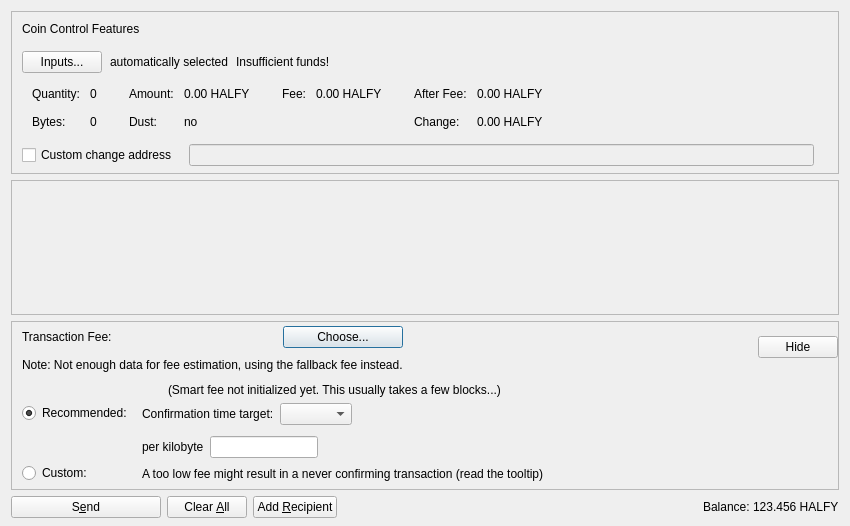
<?xml version="1.0" encoding="UTF-8"?>
<ui version="4.0">
 <class>SendCoinsDialog</class>
 <widget class="QDialog" name="SendCoinsDialog">
  <property name="geometry">
   <rect>
    <x>0</x>
    <y>0</y>
    <width>850</width>
    <height>526</height>
   </rect>
  </property>
  <property name="windowTitle">
   <string>Send Coins</string>
  </property>
  <layout class="QVBoxLayout" name="verticalLayout" stretch="0,1,0,0">
   <property name="bottomMargin">
    <number>8</number>
   </property>
   <item>
    <widget class="QFrame" name="frameCoinControl">
     <property name="sizePolicy">
      <sizepolicy hsizetype="Expanding" vsizetype="Expanding">
       <horstretch>0</horstretch>
       <verstretch>0</verstretch>
      </sizepolicy>
     </property>
     <property name="maximumSize">
      <size>
       <width>16777215</width>
       <height>16777215</height>
      </size>
     </property>
     <property name="frameShape">
      <enum>QFrame::StyledPanel</enum>
     </property>
     <property name="frameShadow">
      <enum>QFrame::Sunken</enum>
     </property>
     <layout class="QVBoxLayout" name="verticalLayoutCoinControl2">
      <property name="spacing">
       <number>0</number>
      </property>
      <property name="leftMargin">
       <number>0</number>
      </property>
      <property name="topMargin">
       <number>0</number>
      </property>
      <property name="rightMargin">
       <number>0</number>
      </property>
      <property name="bottomMargin">
       <number>6</number>
      </property>
      <item>
       <layout class="QVBoxLayout" name="verticalLayoutCoinControl" stretch="0,0,0,0,1">
        <property name="spacing">
         <number>0</number>
        </property>
        <property name="leftMargin">
         <number>10</number>
        </property>
        <property name="topMargin">
         <number>10</number>
        </property>
        <item>
         <layout class="QHBoxLayout" name="horizontalLayoutCoinControl1">
          <property name="bottomMargin">
           <number>15</number>
          </property>
          <item>
           <widget class="QLabel" name="labelCoinControlFeatures">
            <property name="sizePolicy">
             <sizepolicy hsizetype="Preferred" vsizetype="Maximum">
              <horstretch>0</horstretch>
              <verstretch>0</verstretch>
             </sizepolicy>
            </property>
            <property name="text">
             <string>Coin Control Features</string>
            </property>
           </widget>
          </item>
         </layout>
        </item>
        <item>
         <layout class="QHBoxLayout" name="horizontalLayoutCoinControl2" stretch="0,0,0,0">
          <property name="spacing">
           <number>8</number>
          </property>
          <property name="bottomMargin">
           <number>10</number>
          </property>
          <item>
           <widget class="QPushButton" name="pushButtonCoinControl">
            <property name="styleSheet">
             <string notr="true"/>
            </property>
            <property name="text">
             <string>Inputs...</string>
            </property>
            <property name="autoDefault">
             <bool>false</bool>
            </property>
           </widget>
          </item>
          <item>
           <widget class="QLabel" name="labelCoinControlAutomaticallySelected">
            <property name="text">
             <string>automatically selected</string>
            </property>
            <property name="margin">
             <number>5</number>
            </property>
           </widget>
          </item>
          <item>
           <widget class="QLabel" name="labelCoinControlInsuffFunds">
            <property name="text">
             <string>Insufficient funds!</string>
            </property>
            <property name="margin">
             <number>5</number>
            </property>
           </widget>
          </item>
          <item>
           <spacer name="horizontalSpacerCoinControl">
            <property name="orientation">
             <enum>Qt::Horizontal</enum>
            </property>
            <property name="sizeHint" stdset="0">
             <size>
              <width>40</width>
              <height>1</height>
             </size>
            </property>
           </spacer>
          </item>
         </layout>
        </item>
        <item>
         <widget class="QWidget" name="widgetCoinControl" native="true">
          <property name="sizePolicy">
           <sizepolicy hsizetype="Preferred" vsizetype="Preferred">
            <horstretch>0</horstretch>
            <verstretch>0</verstretch>
           </sizepolicy>
          </property>
          <property name="minimumSize">
           <size>
            <width>0</width>
            <height>0</height>
           </size>
          </property>
          <property name="styleSheet">
           <string notr="true"/>
          </property>
          <layout class="QHBoxLayout" name="horizontalLayoutCoinControl5">
           <property name="leftMargin">
            <number>0</number>
           </property>
           <property name="topMargin">
            <number>0</number>
           </property>
           <property name="rightMargin">
            <number>0</number>
           </property>
           <property name="bottomMargin">
            <number>0</number>
           </property>
           <item>
            <layout class="QHBoxLayout" name="horizontalLayoutCoinControl3" stretch="0,0,0,1">
             <property name="spacing">
              <number>20</number>
             </property>
             <property name="topMargin">
              <number>0</number>
             </property>
             <property name="bottomMargin">
              <number>10</number>
             </property>
             <item>
              <layout class="QFormLayout" name="formLayoutCoinControl1">
               <property name="horizontalSpacing">
                <number>10</number>
               </property>
               <property name="verticalSpacing">
                <number>14</number>
               </property>
               <property name="leftMargin">
                <number>10</number>
               </property>
               <property name="topMargin">
                <number>4</number>
               </property>
               <property name="rightMargin">
                <number>6</number>
               </property>
               <item row="0" column="0">
                <widget class="QLabel" name="labelCoinControlQuantityText">
                 <property name="text">
                  <string>Quantity:</string>
                 </property>
                 <property name="margin">
                  <number>0</number>
                 </property>
                </widget>
               </item>
               <item row="0" column="1">
                <widget class="QLabel" name="labelCoinControlQuantity">
                 <property name="cursor">
                  <cursorShape>IBeamCursor</cursorShape>
                 </property>
                 <property name="contextMenuPolicy">
                  <enum>Qt::ActionsContextMenu</enum>
                 </property>
                 <property name="text">
                  <string notr="true">0</string>
                 </property>
                 <property name="margin">
                  <number>0</number>
                 </property>
                 <property name="textInteractionFlags">
                  <set>Qt::LinksAccessibleByMouse|Qt::TextSelectableByKeyboard|Qt::TextSelectableByMouse</set>
                 </property>
                </widget>
               </item>
               <item row="1" column="0">
                <widget class="QLabel" name="labelCoinControlBytesText">
                 <property name="text">
                  <string>Bytes:</string>
                 </property>
                </widget>
               </item>
               <item row="1" column="1">
                <widget class="QLabel" name="labelCoinControlBytes">
                 <property name="cursor">
                  <cursorShape>IBeamCursor</cursorShape>
                 </property>
                 <property name="contextMenuPolicy">
                  <enum>Qt::ActionsContextMenu</enum>
                 </property>
                 <property name="text">
                  <string notr="true">0</string>
                 </property>
                 <property name="textInteractionFlags">
                  <set>Qt::LinksAccessibleByMouse|Qt::TextSelectableByKeyboard|Qt::TextSelectableByMouse</set>
                 </property>
                </widget>
               </item>
              </layout>
             </item>
             <item>
              <layout class="QFormLayout" name="formLayoutCoinControl2">
               <property name="horizontalSpacing">
                <number>10</number>
               </property>
               <property name="verticalSpacing">
                <number>14</number>
               </property>
               <property name="leftMargin">
                <number>6</number>
               </property>
               <property name="topMargin">
                <number>4</number>
               </property>
               <property name="rightMargin">
                <number>6</number>
               </property>
               <item row="0" column="0">
                <widget class="QLabel" name="labelCoinControlAmountText">
                 <property name="text">
                  <string>Amount:</string>
                 </property>
                 <property name="margin">
                  <number>0</number>
                 </property>
                </widget>
               </item>
               <item row="0" column="1">
                <widget class="QLabel" name="labelCoinControlAmount">
                 <property name="cursor">
                  <cursorShape>IBeamCursor</cursorShape>
                 </property>
                 <property name="contextMenuPolicy">
                  <enum>Qt::ActionsContextMenu</enum>
                 </property>
                 <property name="text">
                  <string notr="true">0.00 HALFY</string>
                 </property>
                 <property name="textInteractionFlags">
                  <set>Qt::LinksAccessibleByMouse|Qt::TextSelectableByKeyboard|Qt::TextSelectableByMouse</set>
                 </property>
                </widget>
               </item>
               <item row="1" column="0">
                <widget class="QLabel" name="labelCoinControlLowOutputText">
                 <property name="text">
                  <string>Dust:</string>
                 </property>
                </widget>
               </item>
               <item row="1" column="1">
                <widget class="QLabel" name="labelCoinControlLowOutput">
                 <property name="cursor">
                  <cursorShape>IBeamCursor</cursorShape>
                 </property>
                 <property name="contextMenuPolicy">
                  <enum>Qt::ActionsContextMenu</enum>
                 </property>
                 <property name="text">
                  <string notr="true">no</string>
                 </property>
                 <property name="textInteractionFlags">
                  <set>Qt::LinksAccessibleByMouse|Qt::TextSelectableByKeyboard|Qt::TextSelectableByMouse</set>
                 </property>
                </widget>
               </item>
              </layout>
             </item>
             <item>
              <layout class="QFormLayout" name="formLayoutCoinControl3">
               <property name="horizontalSpacing">
                <number>10</number>
               </property>
               <property name="verticalSpacing">
                <number>14</number>
               </property>
               <property name="leftMargin">
                <number>6</number>
               </property>
               <property name="topMargin">
                <number>4</number>
               </property>
               <property name="rightMargin">
                <number>6</number>
               </property>
               <item row="0" column="0">
                <widget class="QLabel" name="labelCoinControlFeeText">
                 <property name="text">
                  <string>Fee:</string>
                 </property>
                 <property name="margin">
                  <number>0</number>
                 </property>
                </widget>
               </item>
               <item row="0" column="1">
                <widget class="QLabel" name="labelCoinControlFee">
                 <property name="cursor">
                  <cursorShape>IBeamCursor</cursorShape>
                 </property>
                 <property name="contextMenuPolicy">
                  <enum>Qt::ActionsContextMenu</enum>
                 </property>
                 <property name="text">
                  <string notr="true">0.00 HALFY</string>
                 </property>
                 <property name="textInteractionFlags">
                  <set>Qt::LinksAccessibleByMouse|Qt::TextSelectableByKeyboard|Qt::TextSelectableByMouse</set>
                 </property>
                </widget>
               </item>
              </layout>
             </item>
             <item>
              <layout class="QFormLayout" name="formLayoutCoinControl4">
               <property name="horizontalSpacing">
                <number>10</number>
               </property>
               <property name="verticalSpacing">
                <number>14</number>
               </property>
               <property name="leftMargin">
                <number>6</number>
               </property>
               <property name="topMargin">
                <number>4</number>
               </property>
               <property name="rightMargin">
                <number>6</number>
               </property>
               <item row="0" column="0">
                <widget class="QLabel" name="labelCoinControlAfterFeeText">
                 <property name="text">
                  <string>After Fee:</string>
                 </property>
                 <property name="margin">
                  <number>0</number>
                 </property>
                </widget>
               </item>
               <item row="0" column="1">
                <widget class="QLabel" name="labelCoinControlAfterFee">
                 <property name="cursor">
                  <cursorShape>IBeamCursor</cursorShape>
                 </property>
                 <property name="contextMenuPolicy">
                  <enum>Qt::ActionsContextMenu</enum>
                 </property>
                 <property name="text">
                  <string notr="true">0.00 HALFY</string>
                 </property>
                 <property name="textInteractionFlags">
                  <set>Qt::LinksAccessibleByMouse|Qt::TextSelectableByKeyboard|Qt::TextSelectableByMouse</set>
                 </property>
                </widget>
               </item>
               <item row="1" column="0">
                <widget class="QLabel" name="labelCoinControlChangeText">
                 <property name="text">
                  <string>Change:</string>
                 </property>
                </widget>
               </item>
               <item row="1" column="1">
                <widget class="QLabel" name="labelCoinControlChange">
                 <property name="cursor">
                  <cursorShape>IBeamCursor</cursorShape>
                 </property>
                 <property name="contextMenuPolicy">
                  <enum>Qt::ActionsContextMenu</enum>
                 </property>
                 <property name="text">
                  <string notr="true">0.00 HALFY</string>
                 </property>
                 <property name="textInteractionFlags">
                  <set>Qt::LinksAccessibleByMouse|Qt::TextSelectableByKeyboard|Qt::TextSelectableByMouse</set>
                 </property>
                </widget>
               </item>
              </layout>
             </item>
            </layout>
           </item>
          </layout>
         </widget>
        </item>
        <item>
         <layout class="QHBoxLayout" name="horizontalLayoutCoinControl4" stretch="0,0,0">
          <property name="spacing">
           <number>12</number>
          </property>
          <property name="sizeConstraint">
           <enum>QLayout::SetDefaultConstraint</enum>
          </property>
          <property name="topMargin">
           <number>5</number>
          </property>
          <property name="rightMargin">
           <number>5</number>
          </property>
          <item>
           <widget class="QCheckBox" name="checkBoxCoinControlChange">
            <property name="toolTip">
             <string>If this is activated, but the change address is empty or invalid, change will be sent to a newly generated address.</string>
            </property>
            <property name="text">
             <string>Custom change address</string>
            </property>
           </widget>
          </item>
          <item>
           <widget class="QValidatedLineEdit" name="lineEditCoinControlChange">
            <property name="enabled">
             <bool>false</bool>
            </property>
            <property name="sizePolicy">
             <sizepolicy hsizetype="Expanding" vsizetype="Fixed">
              <horstretch>0</horstretch>
              <verstretch>0</verstretch>
             </sizepolicy>
            </property>
           </widget>
          </item>
          <item>
           <widget class="QLabel" name="labelCoinControlChangeLabel">
            <property name="sizePolicy">
             <sizepolicy hsizetype="Preferred" vsizetype="Expanding">
              <horstretch>0</horstretch>
              <verstretch>0</verstretch>
             </sizepolicy>
            </property>
            <property name="minimumSize">
             <size>
              <width>0</width>
              <height>0</height>
             </size>
            </property>
            <property name="text">
             <string/>
            </property>
            <property name="margin">
             <number>3</number>
            </property>
           </widget>
          </item>
         </layout>
        </item>
        <item>
         <spacer name="verticalSpacerCoinControl">
          <property name="orientation">
           <enum>Qt::Vertical</enum>
          </property>
          <property name="sizeHint" stdset="0">
           <size>
            <width>800</width>
            <height>1</height>
           </size>
          </property>
         </spacer>
        </item>
       </layout>
      </item>
     </layout>
    </widget>
   </item>
   <item>
    <widget class="QScrollArea" name="scrollArea">
     <property name="widgetResizable">
      <bool>true</bool>
     </property>
     <widget class="QWidget" name="scrollAreaWidgetContents">
      <property name="geometry">
       <rect>
        <x>0</x>
        <y>0</y>
        <width>830</width>
        <height>104</height>
       </rect>
      </property>
      <layout class="QVBoxLayout" name="verticalLayout_2" stretch="0,1">
       <property name="leftMargin">
        <number>0</number>
       </property>
       <property name="topMargin">
        <number>0</number>
       </property>
       <property name="rightMargin">
        <number>0</number>
       </property>
       <property name="bottomMargin">
        <number>0</number>
       </property>
       <item>
        <layout class="QVBoxLayout" name="entries">
         <property name="spacing">
          <number>6</number>
         </property>
        </layout>
       </item>
       <item>
        <spacer name="verticalSpacer">
         <property name="orientation">
          <enum>Qt::Vertical</enum>
         </property>
         <property name="sizeHint" stdset="0">
          <size>
           <width>20</width>
           <height>40</height>
          </size>
         </property>
        </spacer>
       </item>
      </layout>
     </widget>
    </widget>
   </item>
   <item>
    <widget class="QFrame" name="frameFee">
     <property name="sizePolicy">
      <sizepolicy hsizetype="Expanding" vsizetype="Expanding">
       <horstretch>0</horstretch>
       <verstretch>0</verstretch>
      </sizepolicy>
     </property>
     <property name="maximumSize">
      <size>
       <width>16777215</width>
       <height>16777215</height>
      </size>
     </property>
     <property name="frameShape">
      <enum>QFrame::StyledPanel</enum>
     </property>
     <property name="frameShadow">
      <enum>QFrame::Sunken</enum>
     </property>
     <layout class="QVBoxLayout" name="verticalLayoutFee1">
      <property name="spacing">
       <number>0</number>
      </property>
      <property name="leftMargin">
       <number>0</number>
      </property>
      <property name="topMargin">
       <number>0</number>
      </property>
      <property name="rightMargin">
       <number>0</number>
      </property>
      <property name="bottomMargin">
       <number>0</number>
      </property>
      <item>
       <layout class="QVBoxLayout" name="verticalLayoutFee2" stretch="0,0,0">
        <property name="spacing">
         <number>0</number>
        </property>
        <property name="leftMargin">
         <number>10</number>
        </property>
        <property name="topMargin">
         <number>0</number>
        </property>
        <item>
         <layout class="QHBoxLayout" name="horizontalLayoutFee1">
          <property name="bottomMargin">
           <number>0</number>
          </property>
          <item>
           <layout class="QVBoxLayout" name="verticalLayoutFee7">
            <property name="spacing">
             <number>0</number>
            </property>
            <item>
             <spacer name="verticalSpacerSmartFee">
              <property name="orientation">
               <enum>Qt::Vertical</enum>
              </property>
              <property name="sizeType">
               <enum>QSizePolicy::Fixed</enum>
              </property>
              <property name="sizeHint" stdset="0">
               <size>
                <width>1</width>
                <height>4</height>
               </size>
              </property>
             </spacer>
            </item>
            <item>
             <layout class="QHBoxLayout" name="horizontalLayoutSmartFee">
              <property name="spacing">
               <number>10</number>
              </property>
              <item>
               <widget class="QLabel" name="labelFeeHeadline">
                <property name="sizePolicy">
                 <sizepolicy hsizetype="Preferred" vsizetype="Maximum">
                  <horstretch>0</horstretch>
                  <verstretch>0</verstretch>
                 </sizepolicy>
                </property>
                <property name="text">
                 <string>Transaction Fee:</string>
                </property>
               </widget>
              </item>
              <item>
               <widget class="QLabel" name="labelFeeMinimized">
                <property name="text">
                 <string/>
                </property>
               </widget>
              </item>
              <item>
               <widget class="QPushButton" name="buttonChooseFee">
                <property name="text">
                 <string>Choose...</string>
                </property>
               </widget>
              </item>
             </layout>
            </item>
            <item>
             <spacer name="verticalSpacer_7">
              <property name="orientation">
               <enum>Qt::Vertical</enum>
              </property>
              <property name="sizeHint" stdset="0">
               <size>
                <width>1</width>
                <height>10</height>
               </size>
              </property>
             </spacer>
            </item>
            <item>
             <widget class="QLabel" name="fallbackFeeWarningLabel">
              <property name="toolTip">
               <string>Using the fallbackfee can result in sending a transaction that will take several hours or days (or never) to confirm. Consider choosing your fee manually or wait until you have validated the complete chain.</string>
              </property>
              <property name="text">
               <string>Note: Not enough data for fee estimation, using the fallback fee instead.</string>
              </property>
              <property name="wordWrap">
               <bool>false</bool>
              </property>
             </widget>
            </item>
            <item>
             <spacer name="verticalSpacer_5">
              <property name="orientation">
               <enum>Qt::Vertical</enum>
              </property>
              <property name="sizeHint" stdset="0">
               <size>
                <width>1</width>
                <height>1</height>
               </size>
              </property>
             </spacer>
            </item>
           </layout>
          </item>
          <item>
           <spacer name="horizontalSpacer_4">
            <property name="orientation">
             <enum>Qt::Horizontal</enum>
            </property>
            <property name="sizeHint" stdset="0">
             <size>
              <width>1</width>
              <height>1</height>
             </size>
            </property>
           </spacer>
          </item>
          <item>
           <widget class="QPushButton" name="buttonMinimizeFee">
            <property name="toolTip">
             <string>Hide transaction fee settings</string>
            </property>
            <property name="text">
             <string>Hide</string>
            </property>
           </widget>
          </item>
         </layout>
        </item>
        <item>
         <widget class="QFrame" name="frameFeeSelection">
          <layout class="QVBoxLayout" name="verticalLayoutFee12">
           <property name="spacing">
            <number>0</number>
           </property>
           <property name="leftMargin">
            <number>0</number>
           </property>
           <property name="topMargin">
            <number>0</number>
           </property>
           <property name="rightMargin">
            <number>0</number>
           </property>
           <property name="bottomMargin">
            <number>0</number>
           </property>
           <item>
            <layout class="QGridLayout" name="gridLayoutFee">
             <property name="topMargin">
              <number>10</number>
             </property>
             <property name="bottomMargin">
              <number>4</number>
             </property>
             <property name="horizontalSpacing">
              <number>10</number>
             </property>
             <property name="verticalSpacing">
              <number>4</number>
             </property>
             <item row="1" column="1">
              <layout class="QVBoxLayout" name="verticalLayoutFee8">
               <property name="spacing">
                <number>6</number>
               </property>
               <property name="topMargin">
                <number>3</number>
               </property>
               <item>
                <layout class="QHBoxLayout" name="horizontalLayoutFee13" stretch="0,0,1">
                 <item>
                  <widget class="QLabel" name="labelCustomPerKilobyte">
                   <property name="toolTip">
                    <string>If the custom fee is set to 1000 smartloop and the transaction is only 250 bytes, then &quot;per kilobyte&quot; only pays 250 smartloop in fee,&lt;br /&gt;while &quot;at least&quot; pays 1000 smartloop. For transactions bigger than a kilobyte both pay by kilobyte.</string>
                   </property>
                   <property name="text">
                    <string>per kilobyte</string>
                   </property>
                  </widget>
                 </item>
                 <item>
                  <widget class="BitcoinAmountField" name="customFee"/>
                 </item>
                 <item>
                  <spacer name="horizontalSpacer_6">
                   <property name="orientation">
                    <enum>Qt::Horizontal</enum>
                   </property>
                   <property name="sizeHint" stdset="0">
                    <size>
                     <width>1</width>
                     <height>1</height>
                    </size>
                   </property>
                  </spacer>
                 </item>
                </layout>
               </item>
               <item>
                <layout class="QHBoxLayout" name="horizontalLayoutFee8">
                 <item>
                  <widget class="QLabel" name="labelCustomFeeWarning">
                   <property name="enabled">
                    <bool>true</bool>
                   </property>
                   <property name="toolTip">
                    <string>When there is less transaction volume than space in the blocks, miners as well as relaying nodes may enforce a minimum fee. Paying only this minimum fee is just fine, but be aware that this can result in a never confirming transaction once there is more demand for halfy transactions than the network can process.</string>
                   </property>
                   <property name="text">
                    <string>A too low fee might result in a never confirming transaction (read the tooltip)</string>
                   </property>
                  </widget>
                 </item>
                 <item>
                  <spacer name="horizontalSpacer_2">
                   <property name="orientation">
                    <enum>Qt::Horizontal</enum>
                   </property>
                   <property name="sizeHint" stdset="0">
                    <size>
                     <width>1</width>
                     <height>1</height>
                    </size>
                   </property>
                  </spacer>
                 </item>
                </layout>
               </item>
              </layout>
             </item>
             <item row="0" column="0">
              <layout class="QVBoxLayout" name="verticalLayoutFee4" stretch="0,1">
               <property name="topMargin">
                <number>20</number>
               </property>
               <property name="bottomMargin">
                <number>3</number>
               </property>
               <item>
                <widget class="QRadioButton" name="radioSmartFee">
                 <property name="text">
                  <string>Recommended:</string>
                 </property>
                 <property name="checked">
                  <bool>true</bool>
                 </property>
                 <attribute name="buttonGroup">
                  <string notr="true">groupFee</string>
                 </attribute>
                </widget>
               </item>
               <item>
                <spacer name="verticalSpacer_2">
                 <property name="orientation">
                  <enum>Qt::Vertical</enum>
                 </property>
                 <property name="sizeHint" stdset="0">
                  <size>
                   <width>1</width>
                   <height>1</height>
                  </size>
                 </property>
                </spacer>
               </item>
              </layout>
             </item>
             <item row="1" column="0">
              <layout class="QVBoxLayout" name="verticalLayoutFee9" stretch="0,1">
               <property name="topMargin">
                <number>30</number>
               </property>
               <item>
                <widget class="QRadioButton" name="radioCustomFee">
                 <property name="text">
                  <string>Custom:</string>
                 </property>
                 <attribute name="buttonGroup">
                  <string notr="true">groupFee</string>
                 </attribute>
                </widget>
               </item>
               <item>
                <spacer name="verticalSpacer_6">
                 <property name="orientation">
                  <enum>Qt::Vertical</enum>
                 </property>
                 <property name="sizeHint" stdset="0">
                  <size>
                   <width>1</width>
                   <height>1</height>
                  </size>
                 </property>
                </spacer>
               </item>
              </layout>
             </item>
             <item row="0" column="1">
              <layout class="QVBoxLayout" name="verticalLayoutFee3" stretch="0,0,1">
               <property name="spacing">
                <number>6</number>
               </property>
               <property name="topMargin">
                <number>0</number>
               </property>
               <property name="bottomMargin">
                <number>3</number>
               </property>
               <item>
                <layout class="QHBoxLayout" name="horizontalLayoutFee12">
                 <item>
                  <widget class="QLabel" name="labelSmartFee">
                   <property name="text">
                    <string/>
                   </property>
                  </widget>
                 </item>
                 <item>
                  <widget class="QLabel" name="labelFeeEstimation">
                   <property name="text">
                    <string/>
                   </property>
                  </widget>
                 </item>
                 <item>
                  <widget class="QLabel" name="labelSmartFee2">
                   <property name="text">
                    <string>(Smart fee not initialized yet. This usually takes a few blocks...)</string>
                   </property>
                  </widget>
                 </item>
                 <item>
                  <spacer name="horizontalSpacer_5">
                   <property name="orientation">
                    <enum>Qt::Horizontal</enum>
                   </property>
                   <property name="sizeHint" stdset="0">
                    <size>
                     <width>1</width>
                     <height>1</height>
                    </size>
                   </property>
                  </spacer>
                 </item>
                </layout>
               </item>
               <item>
                <layout class="QHBoxLayout" name="horizontalLayoutFee9">
                 <item>
                  <layout class="QVBoxLayout" name="verticalLayoutFee6">
                   <item>
                    <widget class="QLabel" name="labelSmartFee3">
                     <property name="text">
                      <string>Confirmation time target:</string>
                     </property>
                    </widget>
                   </item>
                  </layout>
                 </item>
                 <item>
                  <layout class="QVBoxLayout" name="verticalLayoutFee5">
                   <property name="rightMargin">
                    <number>30</number>
                   </property>
                   <item>
                    <layout class="QHBoxLayout" name="horizontalLayoutConfTarget">
                     <property name="bottomMargin">
                      <number>0</number>
                     </property>
                     <item>
                      <widget class="QComboBox" name="confTargetSelector"/>
                     </item>
                     <item>
                      <spacer name="horizontalSpacerConfTarget">
                       <property name="orientation">
                        <enum>Qt::Horizontal</enum>
                       </property>
                       <property name="sizeHint" stdset="0">
                        <size>
                         <width>40</width>
                         <height>20</height>
                        </size>
                       </property>
                      </spacer>
                     </item>
                    </layout>
                   </item>
                  </layout>
                 </item>
                </layout>
               </item>
               <item>
                <spacer name="verticalSpacer_4">
                 <property name="orientation">
                  <enum>Qt::Vertical</enum>
                 </property>
                 <property name="sizeHint" stdset="0">
                  <size>
                   <width>1</width>
                   <height>1</height>
                  </size>
                 </property>
                </spacer>
               </item>
              </layout>
             </item>
            </layout>
           </item>
          </layout>
         </widget>
        </item>
        <item>
         <spacer name="verticalSpacerFee">
          <property name="orientation">
           <enum>Qt::Vertical</enum>
          </property>
          <property name="sizeHint" stdset="0">
           <size>
            <width>800</width>
            <height>1</height>
           </size>
          </property>
         </spacer>
        </item>
       </layout>
      </item>
     </layout>
    </widget>
   </item>
   <item>
    <layout class="QHBoxLayout" name="horizontalLayout">
     <item>
      <widget class="QPushButton" name="sendButton">
       <property name="minimumSize">
        <size>
         <width>150</width>
         <height>0</height>
        </size>
       </property>
       <property name="toolTip">
        <string>Confirm the send action</string>
       </property>
       <property name="text">
        <string>S&amp;end</string>
       </property>
       <property name="autoDefault">
        <bool>false</bool>
       </property>
       <property name="default">
        <bool>false</bool>
       </property>
      </widget>
     </item>
     <item>
      <widget class="QPushButton" name="clearButton">
       <property name="sizePolicy">
        <sizepolicy hsizetype="Minimum" vsizetype="Fixed">
         <horstretch>0</horstretch>
         <verstretch>0</verstretch>
        </sizepolicy>
       </property>
       <property name="toolTip">
        <string>Clear all fields of the form.</string>
       </property>
       <property name="text">
        <string>Clear &amp;All</string>
       </property>
       <property name="autoDefault">
        <bool>false</bool>
       </property>
      </widget>
     </item>
     <item>
      <widget class="QPushButton" name="addButton">
       <property name="toolTip">
        <string>Send to multiple recipients at once</string>
       </property>
       <property name="text">
        <string>Add &amp;Recipient</string>
       </property>
       <property name="autoDefault">
        <bool>false</bool>
       </property>
      </widget>
     </item>
     <item>
      <spacer name="horizontalSpacer">
       <property name="orientation">
        <enum>Qt::Horizontal</enum>
       </property>
       <property name="sizeHint" stdset="0">
        <size>
         <width>40</width>
         <height>20</height>
        </size>
       </property>
      </spacer>
     </item>
     <item>
      <layout class="QHBoxLayout" name="horizontalLayout_2">
       <property name="spacing">
        <number>3</number>
       </property>
       <item>
        <widget class="QLabel" name="labelBalanceName">
         <property name="text">
          <string>Balance:</string>
         </property>
        </widget>
       </item>
       <item>
        <widget class="QLabel" name="labelBalance">
         <property name="sizePolicy">
          <sizepolicy hsizetype="Preferred" vsizetype="Preferred">
           <horstretch>0</horstretch>
           <verstretch>0</verstretch>
          </sizepolicy>
         </property>
         <property name="cursor">
          <cursorShape>IBeamCursor</cursorShape>
         </property>
         <property name="text">
          <string notr="true">123.456 HALFY</string>
         </property>
         <property name="textInteractionFlags">
          <set>Qt::LinksAccessibleByMouse|Qt::TextSelectableByKeyboard|Qt::TextSelectableByMouse</set>
         </property>
        </widget>
       </item>
      </layout>
     </item>
    </layout>
   </item>
  </layout>
 </widget>
 <customwidgets>
  <customwidget>
   <class>QValidatedLineEdit</class>
   <extends>QLineEdit</extends>
   <header>qt/qvalidatedlineedit.h</header>
  </customwidget>
  <customwidget>
   <class>BitcoinAmountField</class>
   <extends>QLineEdit</extends>
   <header>qt/bitcoinamountfield.h</header>
   <container>1</container>
  </customwidget>
 </customwidgets>
 <resources>
  <include location="../halfy.qrc"/>
 </resources>
 <connections/>
 <buttongroups>
  <buttongroup name="groupFee"/>
 </buttongroups>
</ui>
